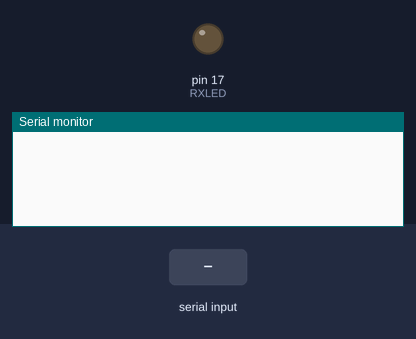
The sketch below on a simulated SparkFun Pro Micro, built with avr-gcc and run on an emulated ATmega32U4. Parts: output pins drawn as LEDs (lit = HIGH), the last lines printed to the serial monitor. The inputs (shaded band) are chosen by the test bench.

Above: at 1.2 s.
1.3 s: "0\n" received over the second serial link
At 1.9 s:
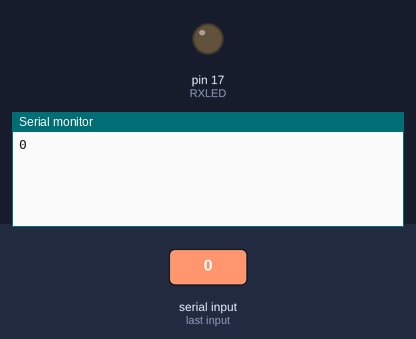
2.8 s: "t\n" received over the second serial link
At 4.0 s:
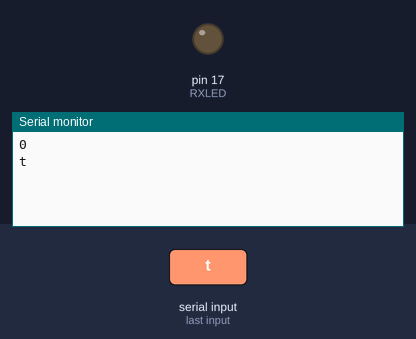
4.3 s: "n\n" received over the second serial link
At 5.3 s:
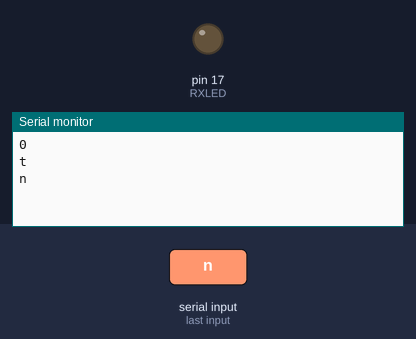

The sketch:

FlexKey_USB.ino
```cpp
// (licence header left out)
/* HID KeyBoard Example
by: Jim Lindblom
date: 1/12/2012
license: MIT License - Feel free to use this code for any purpose.
No restrictions. Just keep this license if you go on to use this
code in your future endeavors! Reuse and share.
*/

#include <Keyboard.h>

int RXLED = 17;  // The RX LED has a defined Arduino pin
int buttonPin = 9;  // Set a button to any pin
int debounce = 0;
int count = 0;
#define THRESHOLD 500
#define ROLLOVER 1000

char hidBuf[256];
int hidIdx = 0;
char cur;

void setup()
{
  pinMode(RXLED, OUTPUT);  // Set RX LED as an output
  pinMode(buttonPin, INPUT);  // Set the button as an input
  digitalWrite(buttonPin, HIGH);  // Pull the button high
  Serial.begin(9600);
  Serial1.begin(9600);
}

void typeString(char *str, int len) {
  for (int i = 0; i < len; i++) Keyboard.write(str[i]);
}

void loop()
{
  delay(1);
  count++;
  if (count == 1) {
    TXLED0;
//    Serial1.print(".");
  }
  else if (count == THRESHOLD) {
    TXLED1;
  }
  else if (count >= ROLLOVER) count = 0;

  while (Serial1.available() > 0) {
    cur = (char) Serial1.read();
    Serial.write(cur);
    if (hidIdx == 0 && cur == '\\') hidBuf[hidIdx++] = cur;
    else if (hidIdx > 0 && hidBuf[hidIdx - 1] == '\\') {
      // Define escape sequences here
      if (cur == '0') {
        // "\0" - End of packet
        typeString(&hidBuf[2], hidIdx - 3);
        hidIdx = 0;
        Serial1.print("OK");
      } else if (cur == '1') {
        // "\1" - Start of packet
        hidBuf[hidIdx++] = cur;
      } else if (cur == '\\') {
        // "\\" - Literal backslash
        // There's already a backslash in the buffer at the correct point. This is a NOP
      } else if (cur == 't') {
        // "\t" - Tab
        hidBuf[hidIdx - 1] = '\t';
      } else if (cur == 'n') {
        // "\n" - New line
        hidBuf[hidIdx - 1] = '\n';
      } else {
        // Unknown Control Character
        hidIdx = 0;
        Serial1.print(cur);
        Serial1.print("?");
      }
    } else if (hidIdx > 0) {
      hidBuf[hidIdx++] = cur;
    } else {
      // Unknown State
      hidIdx = 0;
      Serial1.print("?");
    }
  }
}
```

Measured:
- after the input at 1.3 s, the serial monitor: prints a new line at once (image 1)
- after the input at 2.8 s, the serial monitor: prints a new line at once (image 2)
- after the input at 4.3 s, the serial monitor: prints a new line at once (image 3)
